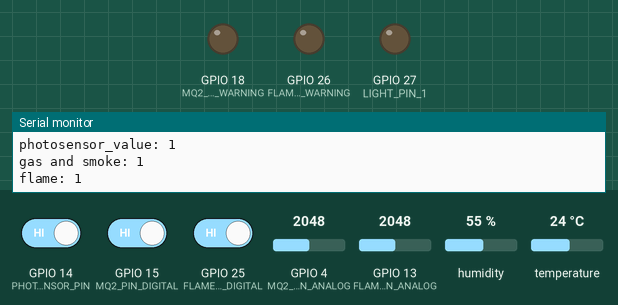
A sketch run on a simulated ESP32. Parts: output pins drawn as LEDs (lit = HIGH), the last lines printed to the serial monitor. The test bench sets the inputs (shaded band); at power-on: GPIO 15 (MQ2_PIN_DIGITAL) HIGH, GPIO 25 (FLAME_PIN_DIGITAL) HIGH, GPIO 4 (MQ2_PIN_ANALOG) = 2048, GPIO 13 (FLAME_PIN_ANALOG) = 2048, GPIO 14 (PHOTOSENSOR_PIN) HIGH, humidity 55 %, temperature 24 °C. WiFi joins after 1.5 s; servers stay silent unless stated; random numbers use the default seed unless the sketch sets one; no MQTT or app messages arrive unless stated.

Above: at 3.8 s.
3.9 s: GPIO 15 (MQ2_PIN_DIGITAL) driven LOW
At 5.7 s:
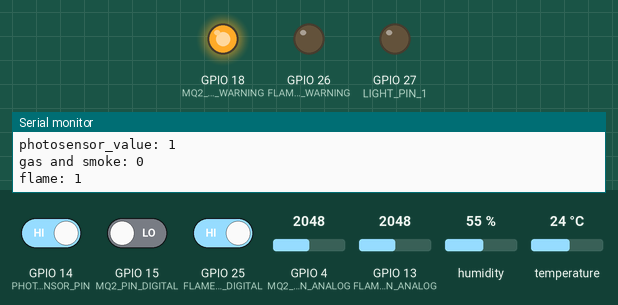
6.1 s: GPIO 25 (FLAME_PIN_DIGITAL) driven LOW
At 7.3 s:
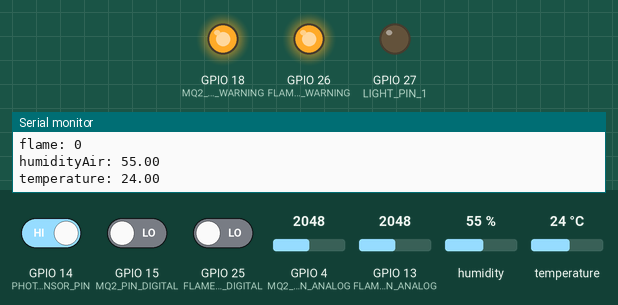
8.2 s: GPIO 15 (MQ2_PIN_DIGITAL) driven HIGH
At 15.5 s:
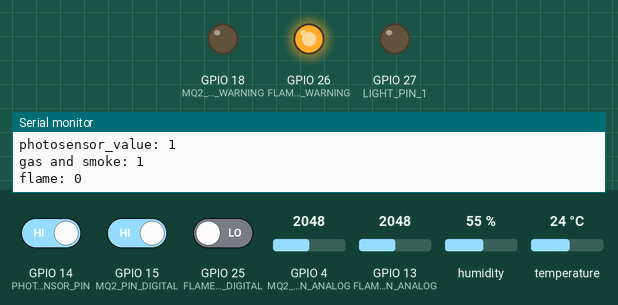
20.7 s: GPIO 25 (FLAME_PIN_DIGITAL) driven HIGH
At 21.8 s:
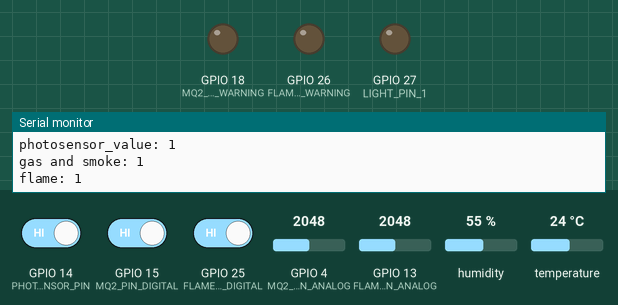
Timing chart, 0 to 23.7 s (numbered marks = the images above; inputs shaded):
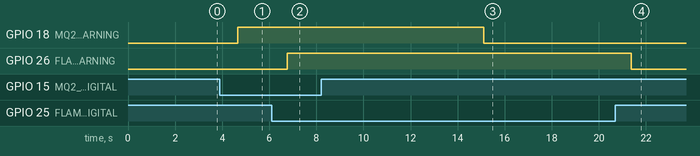

The sketch:

fire_alarm_system.ino
```cpp
#include "WiFi.h"
// Thư viện dùng để connect, publish/subscribe mqtt
#include <PubSubClient.h>
#include <ArduinoJson.h>
#include "DHT.h"

// setup wifi
const char *ssid = "HangNguyen";     // tên của mạng wifi bạn muốn kết nối đến
const char *password = "123456789";  // mật khẩu của mạng wifi

// hardcode
char *flame_id = "6432161c57ac83acaad29205";          // "FLAME_ID"
char *mq2_id = "6432163557ac83acaad29211";            // "MQ2_ID"
char *humi_and_temp_id = "6432162b57ac83acaad2920b";  // "HUMI_AND_TEMP_ID"
char *light_1_id = "6432160d57ac83acaad291ff";
// twelve servo objects can be created on most boards

int pos = 0;  // control light (led)

int flame_type = 1;
int mq2_type = 2;
int humi_and_temp_type = 3;

// broker MQTT
#define DHTTYPE DHT11
#define MQTT_SERVER "broker.hivemq.com"
#define MQTT_PORT 1883
#define MQTT_USER "fire_alarm_system1"
#define MQTT_PASSWORD "1234567"
#define MQTT_TOPIC_PUB_HAT "smart_home_humidity_and_temperature"
#define MQTT_TOPIC_PUB_FAM "smart_home_flame_and_mq2"
#define MQTT_TOPIC_SUB_CONTROL "smart_home_control_device"

#define LIGHT_PIN_1 27
#define FLAME_PIN_ANALOG 13
#define FLAME_PIN_DIGITAL 25
#define FLAME_PIN_WARNING 26
#define MQ2_PIN_ANALOG 4
#define MQ2_PIN_DIGITAL 15
#define MQ2_PIN_WARNING 18
#define DHTPIN 19
#define PHOTOSENSOR_PIN 14  // analog

int previous_status_flame = 1;
int previous_status_mq2 = 1;
int gas_analog_value = 4095;
int gas_digital_value = 1;
int flame_digital_value = 1;
int flame_analog_value = 4095;
int photosensor_value = 1;
char *mode_light_1 = "MANUAL";
unsigned long interval = 30000;     // 30s
unsigned long interval_DHT = 5000;  // 5s
unsigned long interval_warning = 10000;
unsigned long previousMillisDht;
unsigned long previousMillisFlame;
unsigned long previousMillisMq;
// cấp phát bộ nhớ tại chỗ
StaticJsonDocument<200> mess_publish;
StaticJsonDocument<200> mess_subscribe;
// Để sử dụng thư viện PubSubClient ta cần khởi tạo một đối tượng tên là là client.
WiFiClient espClient;
PubSubClient client(espClient);

DHT dht(DHTPIN, DHTTYPE);

struct
{
  char *manualMode;
  char *autoMode;
} modeDevice;
struct
{
  char *onStatus;
  char *offStatus;
} statusDevice;
void setup_device() {
  modeDevice.manualMode = "MANUAL";
  modeDevice.autoMode = "AUTO";
  statusDevice.onStatus = "ON";
  statusDevice.offStatus = "OFF";
}

void setup() {
  Serial.begin(115200);  // Khởi tạo kết nối Serial để truyền dữ liệu đến máy tính
  setup_wifi();          // gọi hàm setup wifi
  setup_device();
  dht.begin();
  pinMode(FLAME_PIN_ANALOG, INPUT);  // thiết lập chân số 13 là chân nhận tín hiệu
  pinMode(MQ2_PIN_ANALOG, INPUT);
  pinMode(FLAME_PIN_DIGITAL, INPUT);
  pinMode(MQ2_PIN_DIGITAL, INPUT);
  // thiết lập chân số 26 là chân xuất tín hiệu
  pinMode(FLAME_PIN_WARNING, OUTPUT);  // led or buzzer
  pinMode(MQ2_PIN_WARNING, OUTPUT);    // led or buzzer
  pinMode(LIGHT_PIN_1, OUTPUT);
  pinMode(PHOTOSENSOR_PIN, INPUT);

  // set up MQTT
  client.setServer(MQTT_SERVER, MQTT_PORT);
  client.setCallback(callback);  // sử dụng cho nhận message MQTT
  digitalWrite(LIGHT_PIN_1, LOW);
  delay(100);
}

// Hàm kết nối wifi
void setup_wifi() {
  Serial.println();
  Serial.print("Connecting to ");
  Serial.println(ssid);
  WiFi.begin(ssid, password);  // kết nối vào mạng wifi
  // chờ kết nối wifi được thiết lập
  while (WiFi.status() != WL_CONNECTED) {
    delay(500);
    Serial.print(".");
  }
  Serial.println("");
  Serial.println("WiFi connected");
  Serial.println("IP address: ");
  Serial.println(WiFi.localIP());  // gửi địa chỉ ip đến máy tính
  delay(1000);
}

// Hàm call back để nhận dữ liệu
void callback(char *topic, byte *payload, unsigned int length) {
  Serial.println("------- New message from broker -----");
  Serial.print("topic: ");
  Serial.println(topic);
  Serial.print("message: ");
  Serial.println();
  char *messageTemp;
  messageTemp = (char *)malloc((length + 1) * sizeof(char));
  memset(messageTemp, 0, length + 1);
  for (int i = 0; i < length; i++) {
    messageTemp[i] = (char)payload[i];
  }
  Serial.println(messageTemp);

  // thực hiện chuyển từ string sang JSON
  deserializeJson(mess_subscribe, messageTemp);
  try {
    if (!strcmp(mess_subscribe["deviceId"], light_1_id)) {
      if (!strcmp(mess_subscribe["mode"], modeDevice.manualMode)) {
        mode_light_1 = modeDevice.manualMode;
        if (!strcmp(mess_subscribe["status"], statusDevice.onStatus)) {
          Serial.println("ON ledPin1");
          digitalWrite(LIGHT_PIN_1, HIGH);
        } else if (!strcmp(mess_subscribe["status"], statusDevice.offStatus)) {
          Serial.println("OFF ledPin1");
          digitalWrite(LIGHT_PIN_1, LOW);
        }
        Serial.println("ledPin1 is mode MANUAL");
      } else {
        mode_light_1 = modeDevice.autoMode;
        Serial.println("ledPin1 is mode AUTO");
      }
    }  else {
      Serial.println("khong ton tai thiet bi");
    }
  } catch (const std::exception &e) {
    Serial.println("Invalid task.");
  }
}

// Hàm reconnect thực hiện kết nối lại khi mất kết nối với MQTT Broker
void reconnect() {
  while (!client.connected()) {
    Serial.print("Attempting MQTT connection...");
    String clientId = "nodeWiFi32";
    clientId += String(random(0xffff), HEX);
    if (client.connect(clientId.c_str(), MQTT_USER, MQTT_PASSWORD)) {
      Serial.println("connected");
      client.subscribe(MQTT_TOPIC_SUB_CONTROL);
    } else {
      Serial.print("failed, rc=");
      Serial.print(client.state());
      Serial.println(" try again in 2 seconds");
      delay(2000);
    }
  }
}

void Publish_Flame(int value) {
  char buffer_flame[256];
  mess_publish["deviceId"] = flame_id;
  mess_publish["deviceType"] = flame_type;
  mess_publish["flameValue"] = value;
  // tạo đối tượng json
  serializeJson(mess_publish, buffer_flame);
  client.publish(MQTT_TOPIC_PUB_FAM, buffer_flame);
  delay(100);
}

void Publish_Mq2(int value) {
  char buffer_mq2[256];
  mess_publish["deviceId"] = mq2_id;
  mess_publish["deviceType"] = mq2_type;
  mess_publish["MQ2Value"] = value;
  serializeJson(mess_publish, buffer_mq2);
  client.publish(MQTT_TOPIC_PUB_FAM, buffer_mq2);
  delay(100);
}

// Publish nhiệt độ, độ ẩm
void Publish_DHT() {
  unsigned long currentMillis = millis();
  if (currentMillis - previousMillisDht >= interval_DHT) {
    float h = dht.readHumidity();
    float t = dht.readTemperature();
    // Check if any reads failed and exit early (to try again).
    if (isnan(h) || isnan(t)) {
      delay(500);
      Serial.print("Humidity and temperature is invalid");
      return;
    } else {
        char buffer_DHT[256];
        mess_publish["humidityAir"] = round(h);
        mess_publish["temperature"] = round(t);

        mess_publish["deviceId"] = humi_and_temp_id;
        mess_publish["deviceType"] = humi_and_temp_type;
        Serial.print("humidityAir: ");
        Serial.println(h);
        Serial.print("temperature: ");
        Serial.println(t);
        serializeJson(mess_publish, buffer_DHT);
        client.publish(MQTT_TOPIC_PUB_HAT, buffer_DHT);
        delay(100);
        previousMillisDht = currentMillis;
    }
  }

}

void loop() {
  // lấy thời gian hiện tại (theo đơn vị milli giây)
  unsigned long currentMillis = millis();

  // liên tục kiểm tra kết nối MQTT
  if (!client.connected()) {
    reconnect();
  }
  client.loop();

  // liên tục đọc giá trị cảm biến
  gas_analog_value = analogRead(MQ2_PIN_ANALOG);
  gas_digital_value = digitalRead(MQ2_PIN_DIGITAL);
  //gas_digital_value= 1;
  flame_digital_value = digitalRead(FLAME_PIN_DIGITAL);
  flame_analog_value = analogRead(FLAME_PIN_ANALOG);
 // flame_digital_value = 1;
  // photosensor_analog_value = analogRead(PHOTOSENSOR_PIN);
  photosensor_value = digitalRead(PHOTOSENSOR_PIN);

  Serial.print("photosensor_value: ");
  Serial.println(photosensor_value);

  // Bật tắt đèn tự động
  if (!strcmp(mode_light_1, modeDevice.autoMode) && photosensor_value == 0) {
    digitalWrite(LIGHT_PIN_1, HIGH);
  } else if (!strcmp(mode_light_1, modeDevice.autoMode) && photosensor_value == 1) {
    digitalWrite(LIGHT_PIN_1, LOW);
  }

  Serial.print("gas and smoke: ");
  Serial.println(gas_digital_value);
  Serial.print("flame: ");
  Serial.println(flame_digital_value);
  Serial.println("");

  // kiểm tra xem đã đến lúc đèn LED nhấp nháy chưa
  // chênh lệch giữa thời gian hiện tại và lần trước bạn nhấp nháy
  // đèn LED lớn hơn khoảng thời gian bạn muốn
  // nhấp nháy đèn LED.
  if (flame_digital_value == 0) {
    if (previous_status_flame == 1 || currentMillis - previousMillisFlame >= interval) {
      digitalWrite(FLAME_PIN_WARNING, HIGH);  // cập nhật led thực tế
      Publish_Flame(flame_digital_value);
      // lưu lại lần cuối cùng nhấp nháy đền led
      previousMillisFlame = currentMillis; // cap nhat previous
      previous_status_flame = 0;
    };
  } else {
    if (currentMillis - previousMillisFlame >= interval_warning) {
      digitalWrite(FLAME_PIN_WARNING, LOW);
      previous_status_flame = 1;
      delay(50);
    }
  }

  if (gas_digital_value == 0) {
    if (previous_status_mq2 == 1 || currentMillis - previousMillisMq >= interval) {
      digitalWrite(MQ2_PIN_WARNING, HIGH);
      Publish_Mq2(gas_digital_value);
      previousMillisMq = currentMillis;
      previous_status_mq2 = 0;
    }
  } else {
    if (currentMillis - previousMillisMq >= interval_warning) {
      digitalWrite(MQ2_PIN_WARNING, LOW);
      previous_status_mq2 = 1;
      delay(50);
    }
  }

  // sau 1 khoảng thời gian (interval) luôn publish
  // if (currentMillis - previousMillis >= interval) {
  //   Publish_Flame(flame_digital_value);
  //   delay(1000);
  //   Publish_Mq2(gas_digital_value);
  //   delay(1000);
  //   previousMillis = currentMillis;
  // }
  if (currentMillis - previousMillisFlame >= interval) {
    Publish_Flame(flame_digital_value);
    delay(1000);
    previousMillisFlame = currentMillis;
  }

    if (currentMillis - previousMillisMq >= interval) {
    Publish_Mq2(gas_digital_value);
    //Publish_Flame(flame_digital_value);
    delay(1000);
    previousMillisMq = currentMillis;
  }

  Publish_DHT();
  delay(2000);
}
```

Measured:
- after the input at 3.9 s, GPIO 18 (MQ2_PIN_WARNING): LOW → HIGH after 0.76 s
- after the input at 6.1 s, GPIO 26 (FLAME_PIN_WARNING): LOW → HIGH after 0.66 s
- after the input at 8.2 s, GPIO 18 (MQ2_PIN_WARNING): HIGH → LOW after 6.9 s
- after the input at 20.7 s, GPIO 26 (FLAME_PIN_WARNING): HIGH → LOW after 0.68 s
